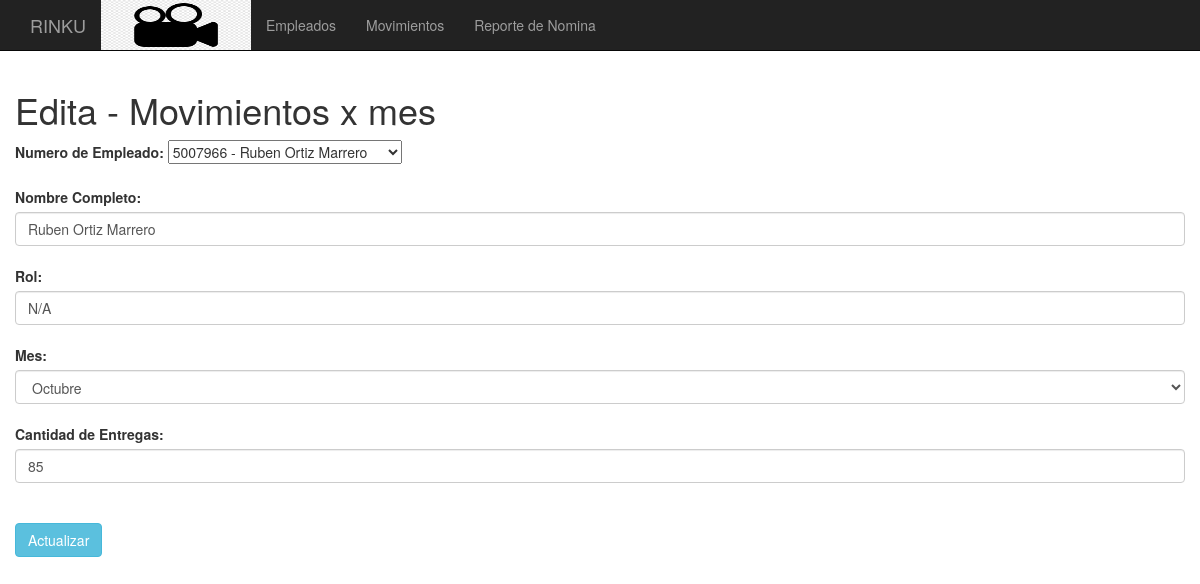
The page /View/Edita_View_Mov.php?Llave=5007966Auxiliar20221013 on the database its author committed.
### tables this page shows
CREATE TABLE IF NOT EXISTS `movimientos` (
  `IdMovimiento` varchar(255) NOT NULL,
  `Numero_Emp` int(11) NOT NULL,
  `ISR_Base` float NOT NULL,
  `ISR_Adicional` float NOT NULL,
  `Vales_Despensa` float NOT NULL,
  `Cant_Entregas` float NOT NULL,
  `Mes` varchar(255) DEFAULT NULL,
  `Sueldo_Bruto` float NOT NULL,
  `Fecha_mov` datetime DEFAULT NULL,
  `Bono_Total_Entrega` float NOT NULL,
  `Horas_Trabajadas_Mensuales` float NOT NULL,
  `Pago_Total_Entregas` float NOT NULL,
  `Rol` varchar(50) NOT NULL
);

CREATE TABLE IF NOT EXISTS `empleados` (
  `Numero` int(11) NOT NULL,
  `Nombre_Completo` varchar(255) NOT NULL,
  `IdRol` varchar(25) NOT NULL
);

### Controller/Emp_Controlador.php (called while the page is built, shortened)
<?php
 class Empleado {
	private $Conn;
	public function __construct()
	{
		$this->Conn = new Config_bd();
	}
	 public function Lista_Emp(){
			$cn = $this->Conn->abrir_conexion();
			$sql = "SELECT e.Numero as NumeroEmp, e.Nombre_Completo, r.NombreRol as Rol
						FROM empleados e
						inner join roles r on r.IdRol = e.IdRol";
			$rs = mysql_query($sql,$cn);
			$retorno = [];
			$i = 0;
			while($fila = mysql_fetch_array($rs)){
				$retorno[$i] = $fila;
				$i++;
			}
			$this->Conn->cerrar_conexion($cn);
			return $retorno;
	 }
	 public function Get_Mov($IdMovimiento){
			$cn = $this->Conn->abrir_conexion();
			$sql = "SELECT m.idmovimiento,m.numero_emp,m.mes, e.Nombre_Completo,r.NombreRol,e.IdRol,m.Cant_Entregas
				FROM movimientos m
				inner join empleados e on e.numero = m.numero_emp
				inner join roles r on r.IdRol = e.IdRol
				and m.idmovimiento = '".$IdMovimiento."'";
			$rs = mysql_query($sql,$cn);
			$retorno = [];
			$i = 0;
			while($fila = mysql_fetch_array($rs)){
				$retorno[$i] = $fila;
				$i++;
			}
			$this->Conn->cerrar_conexion($cn);
			return $retorno;
	 }
 }
?>

### View/Edita_View_Mov.php (the view, shortened to what this page needs)
<?php
include('menu_empleados.php');
include ('../Controller/Emp_Controlador.php');
$ctrl_emp = new Empleado();
 if(isset($_GET['Llave'])){
	 $Arreglo = $ctrl_emp->Get_Mov($_GET['Llave']);
	 $Mes_Nombre = "";
	 $Mes_Numero = "";
	 foreach ($Arreglo as $employer){
		$Numero = $employer['numero_emp'];
		$Nombre = $employer['Nombre_Completo'];
		$Rol = $employer['NombreRol'];
		$IdRol = $employer['IdRol'];
		$Mes = $employer['mes'];
		$Cant_Entregas = $employer['Cant_Entregas'];
		switch($Mes){
			case "202210":
				$Mes_Numero = 10;
				$Mes_Nombre = "Octubre";
			break;
		}
?>
<head>
<link rel='stylesheet prefetch' href='https://maxcdn.bootstrapcdn.com/bootstrap/3.3.7/css/bootstrap.min.css'>
<link rel='stylesheet prefetch' href='https://cdnjs.cloudflare.com/ajax/libs/bootstrap-select/1.11.2/css/bootstrap-select.min.css'>
</head>
	<div class="col-xs-12">
		<h1>Edita - Movimientos x mes</h1>
		<form method="post" action="../Model/Edita_Mov.php">
		<div class="row-fluid">
			<label for="numero_emp">Numero de Empleado:</label>
			<select class="selectpicker" data-show-subtext="true" data-live-search="true" onChange="update()" id="Numero" name="Numero">
			<option value = "<?php echo $Numero." - ".$Nombre." - ".$$Rol;?>" selected><?php echo $Numero." - ".$Nombre;?></option>
			</select>
		</div>
			<br>
			<label for="numero_emp">Nombre Completo:</label>
			<input class="form-control" name="Nombre_Completo" required type="text" id="Nombre_Completo" placeholder="Nombre" value="<?php echo $Nombre;?>">
		<br>
		<label for="Rol_name">Rol:</label>
		<input class="form-control" name="Rol" required type="text" id="Rol" placeholder="Rol" value="<?php echo $IdRol;?>">
		<br>
		<label for="Rol_name">Mes:</label>
		<select name="Mes" id="Mes" class="form-control" required>
		  <option value="<?php echo $Mes_Numero;?>" selected><?php echo $Mes_Nombre;?></option>
		</select>
		<br>
		<label for="numero_emp">Cantidad de Entregas:</label>
		<input class="form-control" name="Cantidad_Entregas" required type="text" id="Cantidad_Entregas" placeholder="Teclea Entregas" required value="<?php echo $Cant_Entregas;?>">
			<br><br><input class="btn btn-info" type="submit" value="Actualizar">
		</form>
	</div>
<?php
	 }
 }
?>

### Assets/css/estilo.css (style rules this page uses)
body { padding-top: 70px; }

### rows shown on the page
movimientos: Numero "5007966 - Ruben Ortiz Marrero", Nombre_Completo "Ruben Ortiz Marrero", Rol "N/A", Mes "Octubre", Cantidad_Entregas "85"
